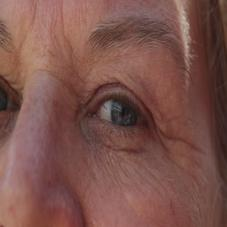
%> input picture eyedrops_scripts/eye_frames/noEyedrop/MVI_6283_MOV_frame_0049.jpg, 227 x 227 px; its folder holds only this picture in this run
$ octave silentAugmentFrames.m   (GNU Octave 9; MATLAB toolbox functions it lacks are replaced by stand-ins)
%> lines starting %> are read from the running program, lines starting %| are printed output that depends on the picture
augmentations = {
    struct('name', 'rotation', 'prefix', 'rotate_', 'range', [-115, 150]), ...
    struct('name', 'brightness', 'prefix', 'brightness_', 'range', [0.2, 3]), ...
    struct('name', 'contrast', 'prefix', 'contrast_', 'range', [0.2, 3]), ...
    struct('name', 'flip', 'prefix', 'flip_', 'range', [0, 1]), ...
    struct('name', 'noise', 'prefix', 'noise_', 'range', [0.01, 0.1]), ...
    struct('name', 'crop', 'prefix', 'crop_', 'range', [0.7, 1])
};


parentFolder = 'eye_frames';
% subfolders = {'open_eye', 'closed_eye'};

subfolders = {};
items = dir(parentFolder);

for i = 1:numel(items)
    item = items(i);

    % check if the item is a dir and is not '.' or '..'
    if item.isdir && ~strcmp(item.name, '.') && ~strcmp(item.name, '..')
        subfolders{end+1} = item.name;
    end
end

for k = 1:length(subfolders)
    currentSubfolder = subfolders{k};
    subfolderPath = fullfile(parentFolder, currentSubfolder);

    imds = imageDatastore(subfolderPath, 'IncludeSubfolders', false);

    outputFolder = fullfile(parentFolder, currentSubfolder);
    if ~exist(outputFolder, 'dir')
        mkdir(outputFolder);
    end


    for i = 1:length(imds.Files)
        img = readimage(imds, i);
%> img is the input picture: size 227x227x3 uint8; mean R, G, B 123.9, 82.9, 75.8

        [~, name, ext] = fileparts(imds.Files{i});

        for j = 1:length(augmentations)
            augmentedImg = applyAugmentation(img, augmentations{j});

            augmentedFilename = fullfile(outputFolder, ...
                ['aug_', augmentations{j}.prefix name ext]);

            imwrite(augmentedImg, augmentedFilename);
        end
%> this loop made 6 passes
%> pass 1, in applyAugmentation, `augmentedImg = imrotate(img, angle, 'bilinear', 'crop');`:
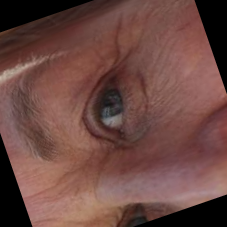
%> augmentedImg: size 227x227x3 uint8; mean R, G, B 109, 72.6, 66.9
%> pass 2, in applyAugmentation (call 2), `augmentedImg = img * scale;`:
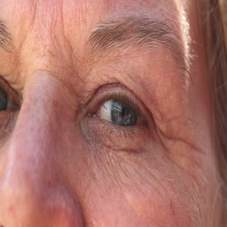
%> augmentedImg: size 227x227x3 uint8; mean R, G, B 170.7, 114.2, 104.4
    end
end
%> pass 2 of the loop `for k = 1:length(subfolders)`:
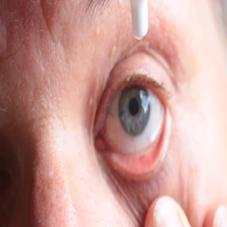
%> input picture eyedrops_scripts/eye_frames/successEyedrop/MVI_6284_MOV_frame_0519.jpg, 227 x 227 px
%> img is the input picture: size 227x227x3 uint8; mean R, G, B 198.3, 155.3, 149.6
%> the loop `for j = 1:length(augmentations)` made 6 passes
%> pass 1, in applyAugmentation (call 7), `augmentedImg = imrotate(img, angle, 'bilinear', 'crop');`:
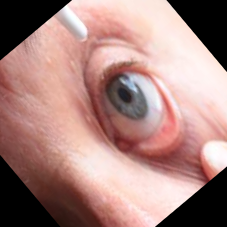
%> augmentedImg: size 227x227x3 uint8; mean R, G, B 168.5, 132.1, 127.1
%> pass 2, in applyAugmentation (call 8), `augmentedImg = img * scale;`:
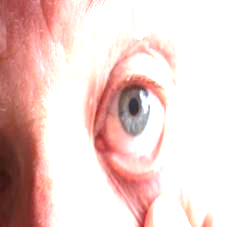
%> augmentedImg: size 227x227x3 uint8; mean R, G, B 235.1, 206.1, 202


function augmentedImg = applyAugmentation(img, augmentation)
    switch augmentation.name
        case 'rotation'
            angle = randi(augmentation.range);
            augmentedImg = imrotate(img, angle, 'bilinear', 'crop');
        case 'brightness'
            scale = augmentation.range(1) + ...
                (diff(augmentation.range) * rand());
            augmentedImg = img * scale;
        case 'contrast'
            scale = augmentation.range(1) + ...
                (diff(augmentation.range) * rand());
            augmentedImg = img * scale;
        case 'flip'
            if rand() > 0
                augmentedImg = flip(img, 2);
            else
                augmentedImg = img;
            end
        case 'noise'
            noiseLevel = augmentation.range(1) + ...
                (diff(augmentation.range) * rand());
            augmentedImg = imnoise(img, 'gaussian', 0, noiseLevel);
        case 'crop'
            scale = augmentation.range(1) + ...
                (diff(augmentation.range) * rand());
            croppedWidth = round(size(img, 2) * scale);
            croppedHeight = round(size(img, 1) * scale);
            x = randi(size(img, 2) - croppedWidth + 1);
            y = randi(size(img, 1) - croppedHeight + 1);
            croppedImg = imcrop(img, [x, y, croppedWidth - 1, croppedHeight - 1]);
            augmentedImg = imresize(croppedImg, [227, 227]);
        otherwise
            augmentedImg = img;
    end
end
